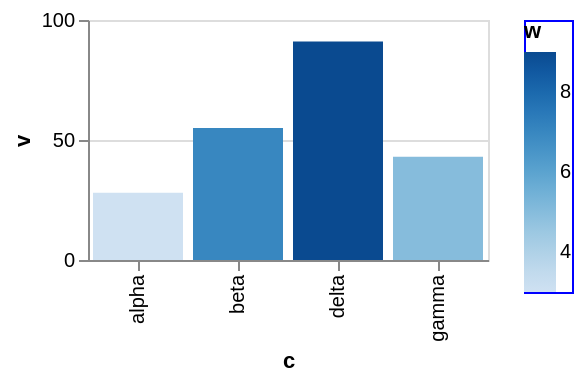

Describe this chart as a Vega-Lite specification.
### Vega-Lite specification from a JSON file in a GitHub repository (floating-point values rounded to 4 significant figures)
{"$schema": "https://vega.github.io/schema/vega-lite/v6.json", "width": 200, "height": 120, "data": {"values": [{"c": "alpha", "v": 28, "w": 3, "t": "2024-01-07"}, {"c": "beta", "v": 55, "w": 7, "t": "2024-03-19"}, {"c": "gamma", "v": 43, "w": 5, "t": "2024-06-02"}, {"c": "delta", "v": 91, "w": 9, "t": "2024-09-11"}]}, "mark": "bar", "encoding": {"x": {"field": "c", "type": "nominal"}, "y": {"field": "v", "type": "quantitative"}, "color": {"field": "w", "type": "quantitative", "legend": {"strokeColor": "blue"}}}}
